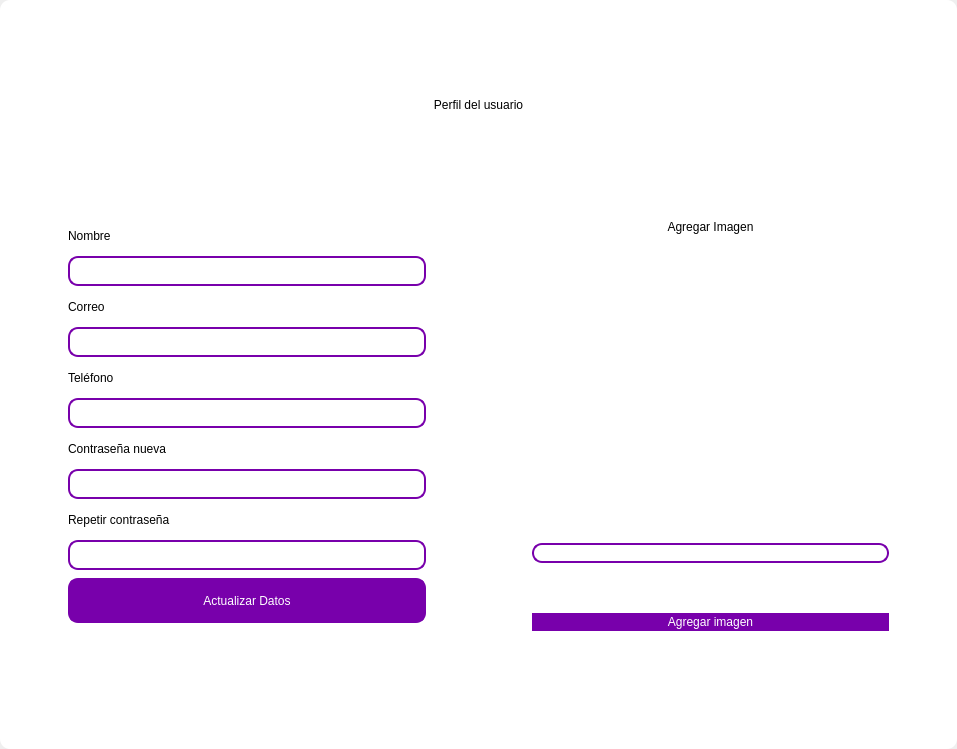
<?xml version="1.0" encoding="UTF-8"?>
<ui version="4.0">
 <class>MainWindow</class>
 <widget class="QMainWindow" name="MainWindow">
  <property name="geometry">
   <rect>
    <x>0</x>
    <y>0</y>
    <width>957</width>
    <height>749</height>
   </rect>
  </property>
  <property name="windowTitle">
   <string>MainWindow</string>
  </property>
  <property name="styleSheet">
   <string notr="true"/>
  </property>
  <widget class="QWidget" name="centralwidget">
   <property name="styleSheet">
    <string notr="true"/>
   </property>
   <layout class="QVBoxLayout" name="verticalLayout">
    <property name="spacing">
     <number>0</number>
    </property>
    <property name="leftMargin">
     <number>0</number>
    </property>
    <property name="topMargin">
     <number>0</number>
    </property>
    <property name="rightMargin">
     <number>0</number>
    </property>
    <property name="bottomMargin">
     <number>0</number>
    </property>
    <item>
     <widget class="QFrame" name="frame">
      <property name="enabled">
       <bool>true</bool>
      </property>
      <property name="styleSheet">
       <string notr="true">
QFrame {
border-radius:10px;
	background-color: rgb(255, 255, 255);
 }
</string>
      </property>
      <property name="frameShape">
       <enum>QFrame::StyledPanel</enum>
      </property>
      <property name="frameShadow">
       <enum>QFrame::Raised</enum>
      </property>
      <layout class="QVBoxLayout" name="verticalLayout_2">
       <item>
        <widget class="QFrame" name="frame_superior">
         <property name="minimumSize">
          <size>
           <width>0</width>
           <height>40</height>
          </size>
         </property>
         <property name="maximumSize">
          <size>
           <width>16777215</width>
           <height>40</height>
          </size>
         </property>
         <property name="styleSheet">
          <string notr="true">QPushButton{
border-radius:18px;
}

QPushButton:hover{
	background-color: rgb(0, 0, 0);
}
</string>
         </property>
         <property name="frameShape">
          <enum>QFrame::StyledPanel</enum>
         </property>
         <property name="frameShadow">
          <enum>QFrame::Raised</enum>
         </property>
         <layout class="QHBoxLayout" name="horizontalLayout_3">
          <property name="spacing">
           <number>4</number>
          </property>
          <property name="leftMargin">
           <number>0</number>
          </property>
          <property name="topMargin">
           <number>0</number>
          </property>
          <property name="rightMargin">
           <number>0</number>
          </property>
          <property name="bottomMargin">
           <number>0</number>
          </property>
          <item>
           <widget class="QPushButton" name="btn_icon">
            <property name="text">
             <string/>
            </property>
            <property name="iconSize">
             <size>
              <width>40</width>
              <height>40</height>
             </size>
            </property>
           </widget>
          </item>
          <item>
           <spacer name="horizontalSpacer_2">
            <property name="orientation">
             <enum>Qt::Horizontal</enum>
            </property>
            <property name="sizeHint" stdset="0">
             <size>
              <width>443</width>
              <height>20</height>
             </size>
            </property>
           </spacer>
          </item>
          <item>
           <widget class="QPushButton" name="btn_exit">
            <property name="minimumSize">
             <size>
              <width>38</width>
              <height>38</height>
             </size>
            </property>
            <property name="maximumSize">
             <size>
              <width>38</width>
              <height>38</height>
             </size>
            </property>
            <property name="cursor">
             <cursorShape>PointingHandCursor</cursorShape>
            </property>
            <property name="text">
             <string/>
            </property>
            <property name="iconSize">
             <size>
              <width>35</width>
              <height>35</height>
             </size>
            </property>
           </widget>
          </item>
          <item>
           <widget class="QPushButton" name="bt_minimizar">
            <property name="minimumSize">
             <size>
              <width>38</width>
              <height>38</height>
             </size>
            </property>
            <property name="maximumSize">
             <size>
              <width>38</width>
              <height>38</height>
             </size>
            </property>
            <property name="cursor">
             <cursorShape>PointingHandCursor</cursorShape>
            </property>
            <property name="text">
             <string/>
            </property>
            <property name="icon">
             <iconset>
              <normaloff>image/minus.svg</normaloff>image/minus.svg</iconset>
            </property>
            <property name="iconSize">
             <size>
              <width>38</width>
              <height>38</height>
             </size>
            </property>
           </widget>
          </item>
          <item>
           <widget class="QPushButton" name="bt_maximizar">
            <property name="minimumSize">
             <size>
              <width>38</width>
              <height>38</height>
             </size>
            </property>
            <property name="maximumSize">
             <size>
              <width>38</width>
              <height>38</height>
             </size>
            </property>
            <property name="cursor">
             <cursorShape>PointingHandCursor</cursorShape>
            </property>
            <property name="text">
             <string/>
            </property>
            <property name="icon">
             <iconset>
              <normaloff>image/chevron-up.svg</normaloff>image/chevron-up.svg</iconset>
            </property>
            <property name="iconSize">
             <size>
              <width>38</width>
              <height>38</height>
             </size>
            </property>
           </widget>
          </item>
          <item>
           <widget class="QPushButton" name="bt_restaurar">
            <property name="minimumSize">
             <size>
              <width>38</width>
              <height>38</height>
             </size>
            </property>
            <property name="maximumSize">
             <size>
              <width>38</width>
              <height>38</height>
             </size>
            </property>
            <property name="cursor">
             <cursorShape>PointingHandCursor</cursorShape>
            </property>
            <property name="text">
             <string/>
            </property>
            <property name="icon">
             <iconset>
              <normaloff>image/chevron-down.svg</normaloff>image/chevron-down.svg</iconset>
            </property>
            <property name="iconSize">
             <size>
              <width>38</width>
              <height>38</height>
             </size>
            </property>
           </widget>
          </item>
          <item>
           <widget class="QPushButton" name="bt_cerrar">
            <property name="minimumSize">
             <size>
              <width>38</width>
              <height>38</height>
             </size>
            </property>
            <property name="maximumSize">
             <size>
              <width>38</width>
              <height>38</height>
             </size>
            </property>
            <property name="cursor">
             <cursorShape>PointingHandCursor</cursorShape>
            </property>
            <property name="text">
             <string/>
            </property>
            <property name="icon">
             <iconset>
              <normaloff>image/x.svg</normaloff>image/x.svg</iconset>
            </property>
            <property name="iconSize">
             <size>
              <width>38</width>
              <height>38</height>
             </size>
            </property>
           </widget>
          </item>
         </layout>
        </widget>
       </item>
       <item>
        <widget class="QLabel" name="label">
         <property name="minimumSize">
          <size>
           <width>0</width>
           <height>100</height>
          </size>
         </property>
         <property name="maximumSize">
          <size>
           <width>16777215</width>
           <height>100</height>
          </size>
         </property>
         <property name="styleSheet">
          <string notr="true">font: 30pt &quot;MS Shell Dlg 2&quot;;
color: rgb(0, 0, 0);</string>
         </property>
         <property name="text">
          <string>Perfil del usuario</string>
         </property>
         <property name="alignment">
          <set>Qt::AlignCenter</set>
         </property>
        </widget>
       </item>
       <item>
        <widget class="QFrame" name="frame_3">
         <property name="frameShape">
          <enum>QFrame::StyledPanel</enum>
         </property>
         <property name="frameShadow">
          <enum>QFrame::Raised</enum>
         </property>
         <layout class="QHBoxLayout" name="horizontalLayout_4">
          <item>
           <layout class="QVBoxLayout" name="verticalLayout_4">
            <property name="spacing">
             <number>5</number>
            </property>
            <property name="sizeConstraint">
             <enum>QLayout::SetMinAndMaxSize</enum>
            </property>
            <property name="leftMargin">
             <number>50</number>
            </property>
            <property name="topMargin">
             <number>50</number>
            </property>
            <property name="rightMargin">
             <number>50</number>
            </property>
            <property name="bottomMargin">
             <number>100</number>
            </property>
            <item>
             <widget class="QLabel" name="label_2">
              <property name="maximumSize">
               <size>
                <width>200</width>
                <height>25</height>
               </size>
              </property>
              <property name="styleSheet">
               <string notr="true">
color: rgb(0, 0, 0);
font: 16pt &quot;MS Shell Dlg 2&quot;;</string>
              </property>
              <property name="text">
               <string>Nombre</string>
              </property>
             </widget>
            </item>
            <item>
             <widget class="QLineEdit" name="nametxt">
              <property name="maximumSize">
               <size>
                <width>500</width>
                <height>30</height>
               </size>
              </property>
              <property name="styleSheet">
               <string notr="true">QLineEdit{
background-color: rgba(0, 0, 0,0);
border-radius:10px; 
font: 12pt &quot;Arial&quot;;
border: 2px solid  rgb(120, 0, 171);

}



QLineEdit:focus{
background-color: rgb(0, 0, 0);
border-radius:10px; 
font: 12pt &quot;Arial&quot;;
border: 2px solid rgb(120, 0, 171);
}

</string>
              </property>
             </widget>
            </item>
            <item>
             <widget class="QLabel" name="label_3">
              <property name="maximumSize">
               <size>
                <width>200</width>
                <height>25</height>
               </size>
              </property>
              <property name="styleSheet">
               <string notr="true">
color: rgb(0, 0, 0);
font: 16pt &quot;MS Shell Dlg 2&quot;;</string>
              </property>
              <property name="text">
               <string>Correo</string>
              </property>
             </widget>
            </item>
            <item>
             <widget class="QLineEdit" name="emailtxt">
              <property name="maximumSize">
               <size>
                <width>500</width>
                <height>30</height>
               </size>
              </property>
              <property name="styleSheet">
               <string notr="true">QLineEdit{
background-color: rgba(0, 0, 0,0);
border-radius:10px; 
font: 12pt &quot;Arial&quot;;
border: 2px solid  rgb(120, 0, 171);

}



QLineEdit:focus{
background-color: rgb(0, 0, 0);
border-radius:10px; 
font: 12pt &quot;Arial&quot;;
border: 2px solid rgb(120, 0, 171);
}

</string>
              </property>
             </widget>
            </item>
            <item>
             <widget class="QLabel" name="label_6">
              <property name="maximumSize">
               <size>
                <width>200</width>
                <height>25</height>
               </size>
              </property>
              <property name="styleSheet">
               <string notr="true">
color: rgb(0, 0, 0);
font: 16pt &quot;MS Shell Dlg 2&quot;;</string>
              </property>
              <property name="text">
               <string>Teléfono</string>
              </property>
             </widget>
            </item>
            <item>
             <widget class="QLineEdit" name="phonetxt">
              <property name="maximumSize">
               <size>
                <width>500</width>
                <height>30</height>
               </size>
              </property>
              <property name="styleSheet">
               <string notr="true">QLineEdit{
background-color: rgba(0, 0, 0,0);
border-radius:10px; 
font: 12pt &quot;Arial&quot;;
border: 2px solid  rgb(120, 0, 171);

}



QLineEdit:focus{
background-color: rgb(0, 0, 0);
border-radius:10px; 
font: 12pt &quot;Arial&quot;;
border: 2px solid rgb(120, 0, 171);
}

</string>
              </property>
             </widget>
            </item>
            <item>
             <widget class="QLabel" name="label_4">
              <property name="maximumSize">
               <size>
                <width>200</width>
                <height>25</height>
               </size>
              </property>
              <property name="styleSheet">
               <string notr="true">
color: rgb(0, 0, 0);
font: 16pt &quot;MS Shell Dlg 2&quot;;</string>
              </property>
              <property name="text">
               <string>Contraseña nueva</string>
              </property>
             </widget>
            </item>
            <item>
             <widget class="QLineEdit" name="passwordtxt">
              <property name="maximumSize">
               <size>
                <width>500</width>
                <height>30</height>
               </size>
              </property>
              <property name="styleSheet">
               <string notr="true">QLineEdit{
background-color: rgba(0, 0, 0,0);
border-radius:10px; 
font: 12pt &quot;Arial&quot;;
border: 2px solid  rgb(120, 0, 171);

}



QLineEdit:focus{
background-color: rgb(0, 0, 0);
border-radius:10px; 
font: 12pt &quot;Arial&quot;;
border: 2px solid rgb(120, 0, 171);
}

</string>
              </property>
              <property name="echoMode">
               <enum>QLineEdit::Password</enum>
              </property>
             </widget>
            </item>
            <item>
             <widget class="QLabel" name="label_5">
              <property name="maximumSize">
               <size>
                <width>200</width>
                <height>25</height>
               </size>
              </property>
              <property name="styleSheet">
               <string notr="true">
color: rgb(0, 0, 0);
font: 16pt &quot;MS Shell Dlg 2&quot;;</string>
              </property>
              <property name="text">
               <string>Repetir contraseña</string>
              </property>
             </widget>
            </item>
            <item>
             <widget class="QLineEdit" name="passwordtxt2">
              <property name="maximumSize">
               <size>
                <width>500</width>
                <height>30</height>
               </size>
              </property>
              <property name="styleSheet">
               <string notr="true">QLineEdit{
background-color: rgba(0, 0, 0,0);
border-radius:10px; 
font: 12pt &quot;Arial&quot;;
border: 2px solid  rgb(120, 0, 171);

}



QLineEdit:focus{
background-color: rgb(0, 0, 0);
border-radius:10px; 
font: 12pt &quot;Arial&quot;;
border: 2px solid rgb(120, 0, 171);
}

</string>
              </property>
              <property name="echoMode">
               <enum>QLineEdit::Password</enum>
              </property>
             </widget>
            </item>
            <item>
             <widget class="QPushButton" name="btn_update_profile">
              <property name="sizePolicy">
               <sizepolicy hsizetype="Expanding" vsizetype="Expanding">
                <horstretch>0</horstretch>
                <verstretch>0</verstretch>
               </sizepolicy>
              </property>
              <property name="maximumSize">
               <size>
                <width>500</width>
                <height>45</height>
               </size>
              </property>
              <property name="cursor">
               <cursorShape>PointingHandCursor</cursorShape>
              </property>
              <property name="styleSheet">
               <string notr="true">QPushButton{
border-radius:10px; 
font: 12pt &quot;Arial&quot;;
color: rgb(255, 255, 255);
	background-color: rgb(120, 0, 171);

border: 2px solid rgb(120, 0, 171);
}


</string>
              </property>
              <property name="text">
               <string>Actualizar Datos</string>
              </property>
             </widget>
            </item>
           </layout>
          </item>
          <item>
           <layout class="QVBoxLayout" name="verticalLayout_3">
            <property name="spacing">
             <number>50</number>
            </property>
            <property name="leftMargin">
             <number>50</number>
            </property>
            <property name="topMargin">
             <number>50</number>
            </property>
            <property name="rightMargin">
             <number>50</number>
            </property>
            <property name="bottomMargin">
             <number>100</number>
            </property>
            <item>
             <widget class="QLabel" name="label_7">
              <property name="styleSheet">
               <string notr="true">font: 30pt &quot;MS Shell Dlg 2&quot;;
color: rgb(0, 0, 0);</string>
              </property>
              <property name="text">
               <string>Agregar Imagen</string>
              </property>
              <property name="alignment">
               <set>Qt::AlignCenter</set>
              </property>
             </widget>
            </item>
            <item>
             <layout class="QHBoxLayout" name="horizontalLayout">
              <property name="spacing">
               <number>20</number>
              </property>
              <property name="rightMargin">
               <number>0</number>
              </property>
              <item>
               <spacer name="horizontalSpacer_3">
                <property name="orientation">
                 <enum>Qt::Vertical</enum>
                </property>
                <property name="sizeHint" stdset="0">
                 <size>
                  <width>20</width>
                  <height>20</height>
                 </size>
                </property>
               </spacer>
              </item>
              <item>
               <widget class="QLabel" name="image_label">
                <property name="minimumSize">
                 <size>
                  <width>0</width>
                  <height>0</height>
                 </size>
                </property>
                <property name="maximumSize">
                 <size>
                  <width>100</width>
                  <height>100</height>
                 </size>
                </property>
                <property name="frameShape">
                 <enum>QFrame::NoFrame</enum>
                </property>
                <property name="text">
                 <string/>
                </property>
                <property name="alignment">
                 <set>Qt::AlignCenter</set>
                </property>
               </widget>
              </item>
              <item>
               <spacer name="horizontalSpacer">
                <property name="orientation">
                 <enum>Qt::Vertical</enum>
                </property>
                <property name="sizeHint" stdset="0">
                 <size>
                  <width>20</width>
                  <height>20</height>
                 </size>
                </property>
               </spacer>
              </item>
             </layout>
            </item>
            <item>
             <widget class="QLineEdit" name="imagetxt">
              <property name="enabled">
               <bool>false</bool>
              </property>
              <property name="minimumSize">
               <size>
                <width>0</width>
                <height>14</height>
               </size>
              </property>
              <property name="maximumSize">
               <size>
                <width>16777215</width>
                <height>35</height>
               </size>
              </property>
              <property name="styleSheet">
               <string notr="true">QLineEdit{
background-color: rgba(0, 0, 0,0);
border-radius:10px; 
font: 12pt &quot;Arial&quot;;
border: 2px solid  rgb(120, 0, 171);

}



QLineEdit:focus{
background-color: rgb(0, 0, 0);
border-radius:10px; 
font: 12pt &quot;Arial&quot;;
border: 2px solid rgb(120, 0, 171);
}

</string>
              </property>
             </widget>
            </item>
            <item>
             <widget class="QPushButton" name="btn_add_image">
              <property name="cursor">
               <cursorShape>PointingHandCursor</cursorShape>
              </property>
              <property name="styleSheet">
               <string notr="true">QPushButton{
border-radius:10px; 
font: 12pt &quot;Arial&quot;;
color: rgb(255, 255, 255);
	background-color: rgb(120, 0, 171);

border: 2px solid rgb(120, 0, 171);
}


</string>
              </property>
              <property name="text">
               <string>Agregar imagen</string>
              </property>
             </widget>
            </item>
           </layout>
          </item>
         </layout>
        </widget>
       </item>
      </layout>
     </widget>
    </item>
   </layout>
  </widget>
 </widget>
 <resources/>
 <connections/>
</ui>
